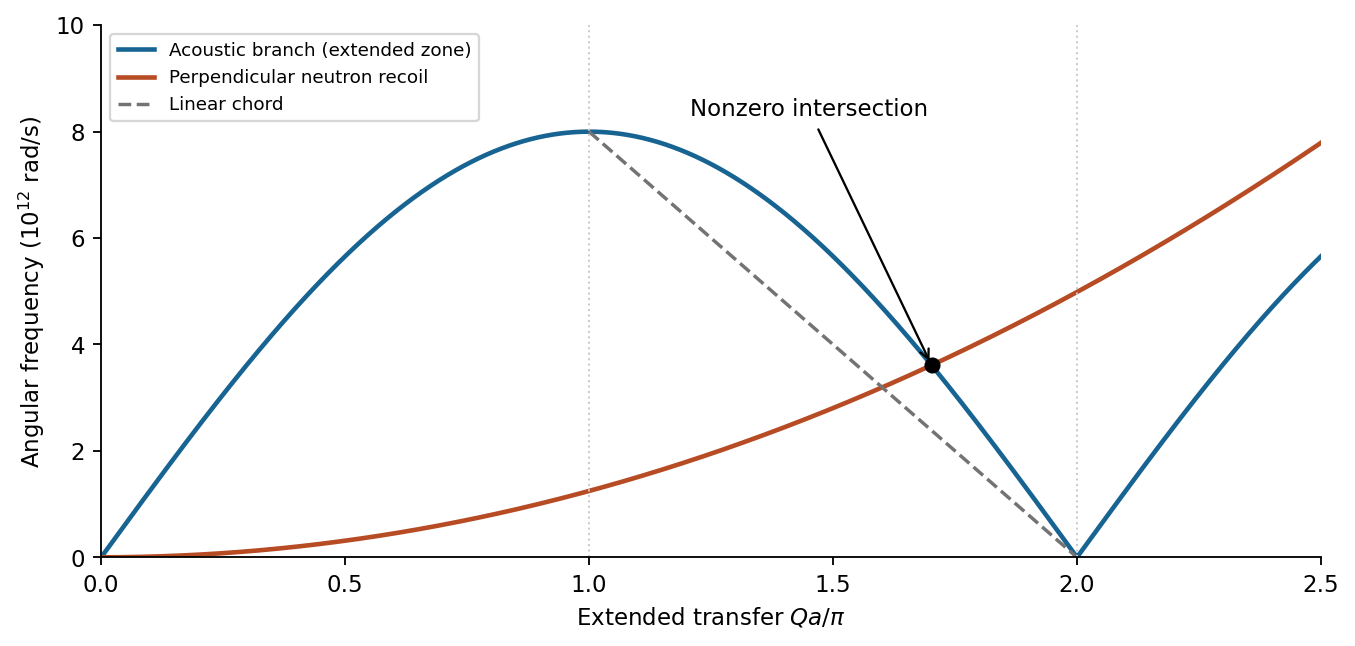

Write Python code to recreate this figure.
"""Original pedagogical figure; Python 3.14, numpy 2.3.5, matplotlib 3.10.7.
Run from the destination directory: output is the script's basename PNG in cwd.
"""
import numpy as np
import matplotlib
matplotlib.use("Agg")
import matplotlib.pyplot as plt
plt.rcParams.update({"font.size": 10, "figure.facecolor": "white", "axes.spines.top": False, "axes.spines.right": False})
fig,ax=plt.subplots(figsize=(8.1,3.8),layout='constrained');a=.5e-9;v=2000;mn=1.67e-27;hb=1.054571817e-34
s=np.linspace(0,2.5,1600);q=s*np.pi/a;phon=2*v/a*abs(np.sin(q*a/2));recoil=hb*q*q/(2*mn)
ax.plot(s,phon/1e12,c='#176493',lw=2,label='Acoustic branch (extended zone)');ax.plot(s,recoil/1e12,c='#b64b24',lw=2,label='Perpendicular neutron recoil')
s2=np.linspace(1,2,200);ax.plot(s2,(4*v/a-2*v*(s2*np.pi/a)/np.pi)/1e12,'--',c='0.45',label='Linear chord')
qr=1.0693440843e10;wr=hb*qr*qr/(2*mn);ax.plot(qr*a/np.pi,wr/1e12,'ko');ax.annotate('Nonzero intersection',xy=(qr*a/np.pi,wr/1e12),xytext=(1.45,8.3),arrowprops={'arrowstyle':'->'},ha='center')
for x in [1,2]:ax.axvline(x,c='0.8',ls=':',lw=.9)
ax.set(xlabel=r'Extended transfer $Qa/\pi$',ylabel=r'Angular frequency ($10^{12}$ rad/s)',xlim=(0,2.5),ylim=(0,10));ax.legend(loc='upper left',fontsize=8)
fig.savefig("paper-1-phonon-transfer.png", dpi=165, facecolor="white", bbox_inches="tight")
plt.close(fig)
